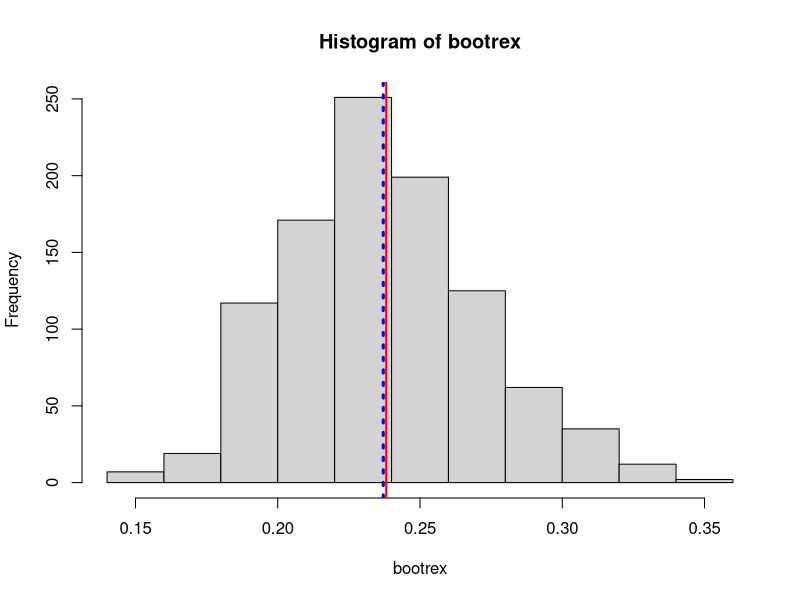

Source code (R):
##########################################################
# Mariana Llamas-Cendon
# MSDS 6303 - 405
# Homework 4
# First exponential distribution
# 19 Oct 2016
##########################################################

# Create an exponential distribution of 50 observations and a rate of 5

## initialize vector x to contain the exponential distribution 

x <- rexp(50, 5)

### Find the mean of the exponential distribution 

xbar <-mean(x)
xbar

## To boostrap, set number of replications 1000 
### Initialize vector nsims to store the number of replications

nsims <- 1000

### Generate vector called bootran to coerce nsims into a numeric type (in case is not numeric)

bootrex <- numeric(nsims)

### Use a for loop to bootstrap sample and obtain an estimate of the population mean of each of the replications

for (i in 1:nsims){
  bootsample <-sample(x, 50, replace=TRUE) # initialize vector bootsamps to get a sample for each of the 1000 repetitions, with replacement
  bootrex[i] <- mean(bootsample)} # put the mean of that sample into vector bootmean, that will return 1000 sample means from the 1000 bootstrap samples

### Get a summary for the bootstrap sample
summary(bootrex)

### Create histogram for vector bootrex

hist(bootrex)

### Identify the mean of the random normal distribution sample xbar on the histogram 

abline(v=xbar, col="red", lwd=2)

### Identify the mean of the bootstrap sample on the histogram

abline(v=mean(bootrex), col="blue", lwd=3, lty=3)


### Calculate standard deviation of bootrex

sd(bootrex)

### Calculate Mean Square Error of exponential distribution sample

msqerror <- sd(x)/sqrt(50)
msqerror




